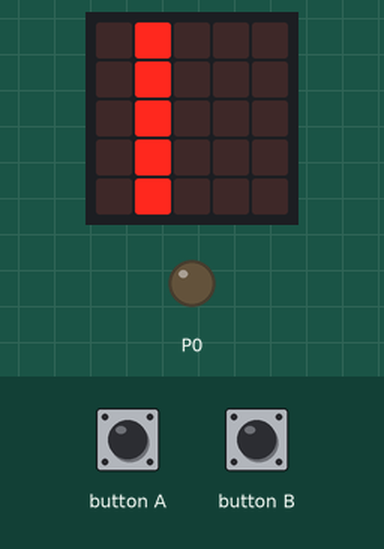
The program below on a simulated BBC micro:bit (MakeCode). On the bench: the board's 5×5 LED display, output pins drawn as LEDs (lit = HIGH). The inputs (shaded band) are chosen by the test bench.

Above: at 3.6 s.
3.7 s: button B pressed for 0.15 s
At 4.5 s:
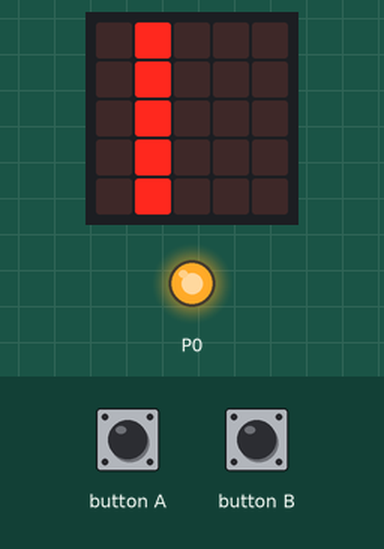
At 5.4 s:
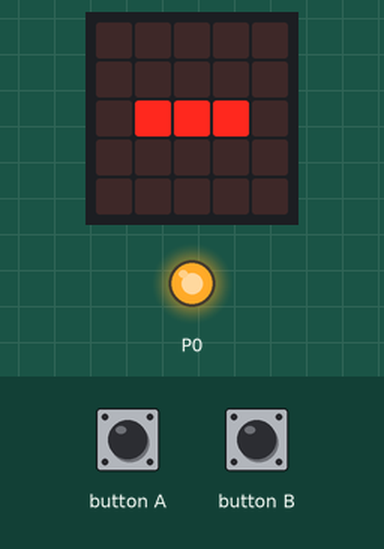
6.8 s: button A pressed for 0.15 s
At 8.8 s:
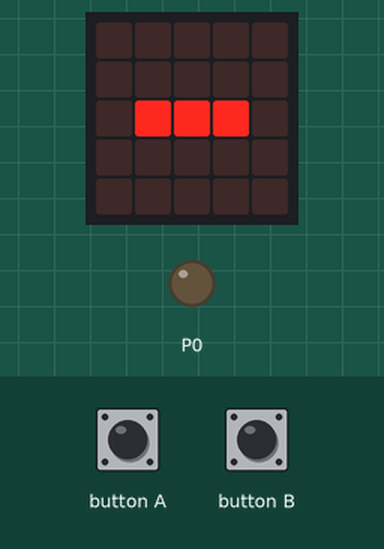
Timing chart, 0 to 10.3 s (numbered marks = the images above; inputs shaded):
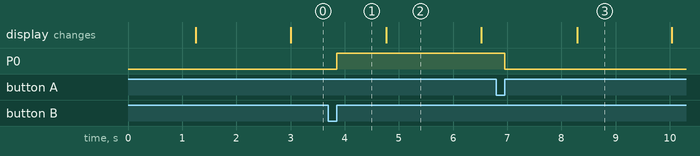

The program:

main.ts
```typescript
input.onButtonPressed(Button.A, function () {
    pins.digitalWritePin(DigitalPin.P0, 0)
})
input.onButtonPressed(Button.B, function () {
    pins.digitalWritePin(DigitalPin.P0, 1)
})
basic.showString("B")
basic.pause(500)
basic.forever(function () {
    basic.showString("-")
    basic.pause(1000)
    basic.showString("|")
    basic.pause(1000)
})
```

test.ts
```typescript
// les tests vont ici ; cela ne sera pas compilé si ce paquet est utilisé en tant qu'extension.
```

Measured:
- after the input at 3.7 s, P0: LOW → HIGH after 0.15 s
- after the input at 6.8 s, P0: HIGH → LOW after 0.15 s
- what the display in image 2 shows lasts 1.7 s, from 4.8 s to 6.5 s
